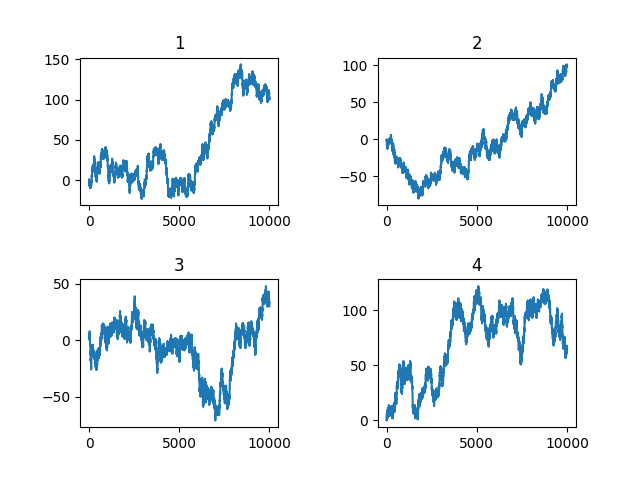

Source code (Python):
import numpy as np
import matplotlib.pyplot as plt

x = [[] for _ in range(4)]

for j in range(4):
    for i in range(10000):
        r = np.random.rand()
        if r < 0.5:
            if i == 0:
                x[j].append(1)
            else:
                x[j].append(x[j][i - 1] + 1)
        else:
            if i == 0:
                x[j].append(-1)
            else:
                x[j].append(x[j][i - 1] - 1)
    

# 创建一个2x2的子图
fig, axes = plt.subplots(nrows=2, ncols=2)

# 创建示例数据
x_frame = np.linspace(0, 10000, 10000)

axes[0, 0].plot(x_frame, x[0])
axes[0, 0].set_title("1")

axes[0, 1].plot(x_frame, x[1])
axes[0, 1].set_title("2")

axes[1, 0].plot(x_frame, x[2])
axes[1, 0].set_title("3")

axes[1, 1].plot(x_frame, x[3])
axes[1, 1].set_title("4")

# 调整子图之间的间距
plt.subplots_adjust(wspace=0.5, hspace=0.5)

# 显示图形
plt.savefig('16.png')
plt.show()